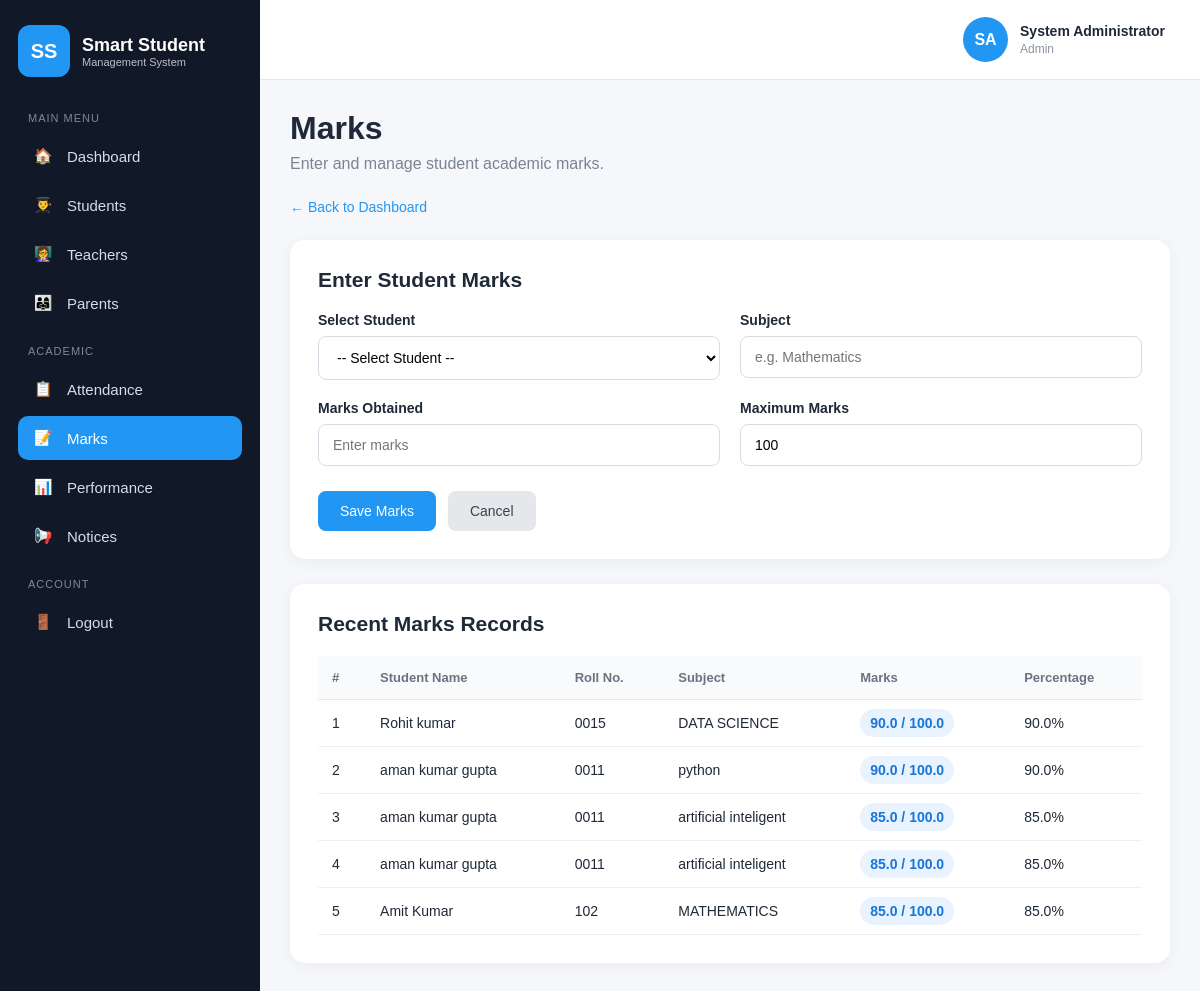
The app's page /admin/marks (signed in) with its own data.
### tables this page shows
CREATE TABLE marks (
            id INTEGER PRIMARY KEY AUTOINCREMENT,
            student_id INTEGER NOT NULL,
            subject TEXT NOT NULL,
            exam_name TEXT NOT NULL,
            marks_obtained REAL NOT NULL,
            max_marks REAL DEFAULT 100,
            entered_by INTEGER,
            FOREIGN KEY (student_id) REFERENCES students(id),
            FOREIGN KEY (entered_by) REFERENCES users(id)
        );

CREATE TABLE students (
            id INTEGER PRIMARY KEY AUTOINCREMENT,
            user_id INTEGER UNIQUE,
            roll_no TEXT UNIQUE NOT NULL,
            class_name TEXT NOT NULL,
            section TEXT NOT NULL,
            parent_id INTEGER, username TEXT, full_name TEXT, class TEXT, status TEXT DEFAULT 'Active',
            FOREIGN KEY (user_id) REFERENCES users(id)
        );

### app.py (the view, shortened to what this page needs)
@app.route(
    "/admin/marks",
    methods=["GET", "POST"]
)
@login_required
def admin_marks():
    if session.get("role") not in [
        "admin",
        "teacher"
    ]:
        return "Access Denied", 403
    error = None
    conn = get_db()
    students = conn.execute(
        """
        SELECT *
        FROM students
        ORDER BY full_name
        """
    ).fetchall()
    marks = conn.execute(
        """
        SELECT
            marks.id,
            students.full_name,
            students.roll_no,
            marks.exam_name,
            marks.subject,
            marks.marks_obtained,
            marks.max_marks
        FROM marks
        JOIN students
        ON students.id = marks.student_id
        ORDER BY marks.id DESC
        LIMIT 20
        """
    ).fetchall()
    conn.close()
    return render_template(
        "marks.html",
        students=students,
        marks=marks,
        error=error,
        user_name=session.get("full_name"),
        role=session.get("role", "").title()
    )

### app.py (called while the page is built)
def get_db():
    conn = sqlite3.connect(
        DATABASE,
        timeout=30,
        check_same_thread=False,
        isolation_level=None
    )
    conn.row_factory = sqlite3.Row
    conn.execute("PRAGMA busy_timeout=30000")
    conn.execute("PRAGMA foreign_keys=ON")
    conn.execute("PRAGMA journal_mode=WAL")
    return conn

def login_required(function):
    @wraps(function)
    def wrapper(*args, **kwargs):
        if "user_id" not in session:
            return redirect(url_for("login"))
        return function(*args, **kwargs)
    return wrapper

### templates/marks.html (shortened to what this page needs)
<!DOCTYPE html>
<html lang="en">
<head>
</head>
<body>
<div class="layout">
    <aside class="sidebar">
        <div class="logo-area">
            <div class="logo">
                SS
            </div>
            <div class="logo-text">
                <h2>Smart Student</h2>
                <p>Management System</p>
            </div>
        </div>
        <div class="menu-title">
            Main Menu
        </div>
        <div class="menu">
            <a href="{{ url_for('dashboard') }}">
                <span class="icon">🏠</span>
                Dashboard
            </a>
            <a href="{{ url_for('admin_students') }}">
                <span class="icon">👨‍🎓</span>
                Students
            </a>
            <a href="{{ url_for('admin_teachers') }}">
                <span class="icon">👩‍🏫</span>
                Teachers
            </a>
            <a href="#">
                <span class="icon">👨‍👩‍👧</span>
                Parents
            </a>
        </div>
        <div class="menu-title">
            Academic
        </div>
        <div class="menu">
            <a href="{{ url_for('admin_attendance') }}">
                <span class="icon">📋</span>
                Attendance
            </a>
            <a href="{{ url_for('admin_marks') }}" class="active">
                <span class="icon">📝</span>
                Marks
            </a>
            <a href="#">
                <span class="icon">📊</span>
                Performance
            </a>
            <a href="{{ url_for('admin_notices') }}">
                <span class="icon">📢</span>
                Notices
            </a>
        </div>
        <div class="menu-title">
            Account
        </div>
        <div class="menu">
            <a href="{{ url_for('logout') }}">
                <span class="icon">🚪</span>
                Logout
            </a>
        </div>
    </aside>
    <main class="main">
        <div class="topbar">
            <div class="profile">
                <div class="profile-circle">
                    SA
                </div>
                <div class="profile-info">
                    <strong>
                        {{ user_name or "System Administrator" }}
                    </strong>
                    <span>
                        {{ role or "Administrator" }}
                    </span>
                </div>
            </div>
        </div>
        <section class="content">
            <h1 class="page-title">
                Marks
            </h1>
            <p class="subtitle">
                Enter and manage student academic marks.
            </p>
            <a
                href="{{ url_for('dashboard') }}"
                class="back-link"
            >
                ← Back to Dashboard
            </a>
            <div class="card">
                <h2>
                    Enter Student Marks
                </h2>
                <form method="POST">
                    <div class="form-grid">
                        <div class="form-group">
                            <label>
                                Select Student
                            </label>
                            <select
                                name="student_id"
                                required
                            >
                                <option value="">
                                    -- Select Student --
                                </option>
                            </select>
                        </div>
                        <div class="form-group">
                            <label>
                                Subject
                            </label>
                            <input
                                type="text"
                                name="subject"
                                placeholder="e.g. Mathematics"
                                required
                            >
                        </div>
                        <div class="form-group">
                            <label>
                                Marks Obtained
                            </label>
                            <input
                                type="number"
                                name="marks_obtained"
                                min="0"
                                max="100"
                                placeholder="Enter marks"
                                required
                            >
                        </div>
                        <div class="form-group">
                            <label>
                                Maximum Marks
                            </label>
                            <input
                                type="number"
                                name="max_marks"
                                min="1"
                                value="100"
                                required
                            >
                        </div>
                    </div>
                    <div class="button-row">
                        <button
                            type="submit"
                            class="btn btn-primary"
                        >
                            Save Marks
                        </button>
                        <a
                            href="{{ url_for('dashboard') }}"
                            class="btn btn-secondary"
                        >
                            Cancel
                        </a>
                    </div>
                </form>
            </div>
            <div class="card">
                <h2>
                    Recent Marks Records
                </h2>
                <div class="table-wrapper">
                    <table>
                        <thead>
                            <tr>
                                <th>#</th>
                                <th>
                                    Student Name
                                </th>
                                <th>
                                    Roll No.
                                </th>
                                <th>
                                    Subject
                                </th>
                                <th>
                                    Marks
                                </th>
                                <th>
                                    Percentage
                                </th>
                            </tr>
                        </thead>
                        <tbody>
                            {% for mark in marks %}
                            <tr>
                                <td>
                                    {{ loop.index }}
                                </td>
                                <td>
                                    {{ mark.full_name }}
                                </td>
                                <td>
                                    {{ mark.roll_no }}
                                </td>
                                <td>
                                    {{ mark.subject }}
                                </td>
                                <td>
                                    <span class="marks-badge">
                                        {{ mark.marks_obtained }}
                                        /
                                        {{ mark.max_marks }}
                                    </span>
                                </td>
                                <td>
                                    {{ "%.1f"|format(
                                        (mark.marks_obtained / mark.max_marks) * 100
                                    ) }}%
                                </td>
                            </tr>
                            {% else %}
                            <tr>
                                <td colspan="6">
                                    No marks records found.
                                </td>
                            </tr>
                            {% endfor %}
                        </tbody>
                    </table>
                </div>
            </div>
        </section>
    </main>
</div>
</body>
</html>

### templates/marks.html (style rules this page uses)
* { margin: 0; padding: 0; box-sizing: border-box; font-family: Arial, Helvetica, sans-serif; }
body { background: #f5f7fb; color: #1f2937; }
.layout { display: flex; min-height: 100vh; }
.sidebar { width: 260px; background: #111827; color: white; min-height: 100vh; position: fixed; left: 0; top: 0; bottom: 0; padding: 25px 18px; }
.logo-area { display: flex; align-items: center; gap: 12px; margin-bottom: 35px; }
.logo { width: 52px; height: 52px; border-radius: 12px; background: #2196f3; display: flex; align-items: center; justify-content: center; font-size: 20px; font-weight: bold; }
.logo-text h2 { font-size: 18px; }
.logo-text p { font-size: 11px; color: #b9c1cc; }
.menu-title { font-size: 11px; color: #7f8997; margin: 20px 10px 10px; text-transform: uppercase; letter-spacing: 1px; }
.menu a { display: flex; align-items: center; gap: 13px; text-decoration: none; color: #d8dde5; padding: 13px 14px; border-radius: 10px; margin-bottom: 5px; font-size: 15px; }
.menu a.active { background: #2196f3; color: white; }
.icon { width: 22px; text-align: center; }
.main { margin-left: 260px; width: calc(100% - 260px); min-height: 100vh; }
.topbar { height: 80px; background: white; display: flex; align-items: center; justify-content: flex-end; padding: 0 35px; border-bottom: 1px solid #e5e7eb; }
.profile { display: flex; align-items: center; gap: 12px; }
.profile-circle { width: 45px; height: 45px; border-radius: 50%; background: #2196f3; color: white; display: flex; align-items: center; justify-content: center; font-weight: bold; }
.profile-info strong { display: block; font-size: 14px; }
.profile-info span { font-size: 12px; color: #8a929e; }
.content { padding: 30px; }
.page-title { font-size: 32px; margin-bottom: 8px; }
.subtitle { color: #7b8490; margin-bottom: 25px; }
.back-link { display: inline-block; margin-bottom: 25px; color: #2196f3; text-decoration: none; font-size: 14px; }
.card { background: white; border-radius: 15px; padding: 28px; box-shadow: 0 3px 15px rgba(0,0,0,0.05); margin-bottom: 25px; }
.card h2 { font-size: 21px; margin-bottom: 20px; }
.form-grid { display: grid; grid-template-columns: repeat(2, 1fr); gap: 20px; }
.form-group { display: flex; flex-direction: column; }
.form-group label { font-size: 14px; font-weight: bold; margin-bottom: 8px; }
.form-group input, .form-group select { padding: 12px 14px; border: 1px solid #d8dde5; border-radius: 8px; outline: none; font-size: 14px; background: white; }
.button-row { margin-top: 25px; display: flex; gap: 12px; }
.btn { border: none; padding: 12px 22px; border-radius: 8px; cursor: pointer; font-size: 14px; text-decoration: none; display: inline-block; }
.btn-primary { background: #2196f3; color: white; }
.btn-secondary { background: #e5e7eb; color: #374151; }
.table-wrapper { overflow-x: auto; }
table { width: 100%; border-collapse: collapse; min-width: 650px; }
th { background: #f8fafc; color: #6b7280; font-size: 13px; text-align: left; padding: 14px; border-bottom: 1px solid #e5e7eb; }
td { padding: 15px 14px; border-bottom: 1px solid #eef0f3; font-size: 14px; }
.marks-badge { background: #e8f3ff; color: #1976d2; padding: 6px 10px; border-radius: 20px; font-weight: bold; }

### records on screen
marks: full_name "Rohit kumar", roll_no "0015", subject "DATA SCIENCE", marks_obtained "90.0", max_marks "100.0", marks_obtained+max_marks "90.0"
marks: full_name "aman kumar gupta", roll_no "0011", subject "python", marks_obtained "90.0", max_marks "100.0", marks_obtained+max_marks "90.0"
marks: full_name "aman kumar gupta", roll_no "0011", subject "artificial inteligent", marks_obtained "85.0", max_marks "100.0", marks_obtained+max_marks "85.0"
marks: full_name "aman kumar gupta", roll_no "0011", subject "artificial inteligent", marks_obtained "85.0", max_marks "100.0", marks_obtained+max_marks "85.0"
marks: full_name "Amit Kumar", roll_no "102", subject "MATHEMATICS", marks_obtained "85.0", max_marks "100.0", marks_obtained+max_marks "85.0"

### other values on screen
{{ user_name or "System Administrator" }} "System Administrator"
{{ role or "Administrator" }} "Admin"
